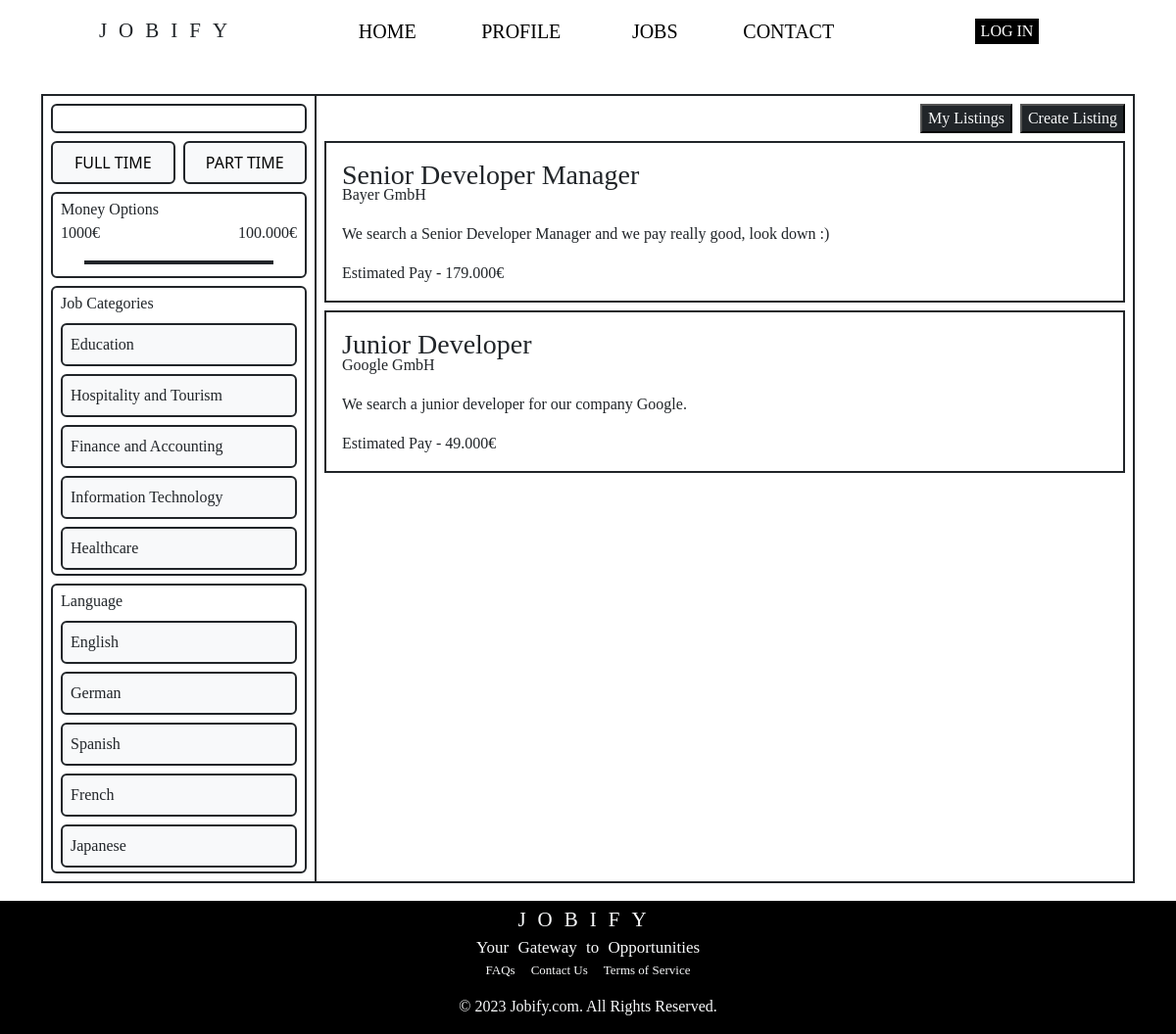
Page /jobs on the committed database.
### main/models.py (models this page shows)
class categories(models.Model):
    id = models.IntegerField(primary_key=True, unique=True),
    name = models.CharField(max_length=64)

class languages(models.Model):
    id = models.IntegerField(primary_key=True, unique=True),
    name = models.CharField(max_length=64)

class job_offers(models.Model):
    user = models.ForeignKey(User, on_delete=models.CASCADE)
    title = models.CharField(max_length=64)
    id = models.IntegerField(primary_key=True, unique=True),
    category = models.ForeignKey(categories, on_delete=models.CASCADE)
    pay = models.CharField(max_length=64)
    languages = models.ForeignKey(languages, on_delete=models.CASCADE)
    company = models.CharField(max_length=64)
    description = models.CharField(max_length=512)
    post_date = models.DateTimeField(auto_now=True)
    part_time = models.BooleanField(default=False)

### main/views.py (the view)
# urls.py: path("jobs", views.jobs, name="jobs"),
def jobs(request):
    return render(request, "main/jobs.html", {
        "user":request.user,
        "categories":categories.objects.all(),
        "languages":languages.objects.all(),
        "jobs":job_offers.objects.all()
    })

### main/templates/main/jobs.html (shortened to what this page needs)
{% extends 'main/layout.html' %}
{% block body %}
<div class="container d-flex justify-content-center main-block mt-2 mb-4">
    <div class="row w-100">
        <div id="searchWindow" class="col-md-3 col-5 d-flex flex-column align-items-center gap-2 p-2 border border-2 border-dark border-end-0">
            <div class="d-flex w-100">
                <input id="searchInput" class="border border-dark border-2 rounded ps-2 main-font w-100" type="text">
            </div>
            <div id="timeContainer" class="d-flex w-100 gap-2">
                <button id="optionsBtn" value="False" class="p-2 w-100 bg-light border border-dark border-2 rounded">FULL TIME</button>
                <button id="optionsBtn" value="True" class="p-2 w-100 bg-light border border-dark border-2 rounded">PART TIME</button>
            </div>
            <div class="d-flex flex-column w-100 border border-2 border-dark rounded px-2 py-1">
                <div class="d-flex">
                    <p class="main-font m-0">Money Options</p>
                </div>
                <div class="d-flex justify-content-between">
                    <p class="main-font">1000€</p>
                    <p class="main-font">100.000€</p>
                </div>
                <div class="d-flex mx-4 mb-2">
                    <div class="w-100 border border-2 border-dark"></div>
                </div>
            </div>
            {% if categories %}
            <div id="categoryContainer" class="d-flex flex-column gap-2 border border-dark border-2 rounded px-2 py-1 w-100">
                <div class="d-flex">
                    <p class="main-font m-0">Job Categories</p>
                </div>
                {% for category in categories %}
                    <div id="optionsBtn" class="p-2 w-100 bg-light border border-dark border-2 rounded">
                        <p id="selectable_categories" class="main-font m-0">{{ category.name }}</p>
                    </div>
                {% endfor %}
            </div>
            {% endif %}
            {% if languages %}
            <div id="langaugeContainer" class="d-flex flex-column w-100 px-2 py-1 border border-dark border-2 rounded gap-2">
                <div class="d-flex">
                    <p class="main-font m-0">Language</p>
                </div>
                {% for language in languages %}
                    <div id="optionsBtn" class="p-2 w-100 bg-light border border-dark border-2 rounded">
                        <p id="selectable_languages" class="main-font m-0">{{ language.name }}</p>
                    </div>
                {% endfor %}
            </div>
            {% endif %}
        </div>
        <div id="searchEntries" class="col-md-9 col d-flex flex-column border border-2 border-dark p-2 gap-2">
            <div class="align-self-end d-flex gap-0 gap-sm-2">
                <a href="{% url 'mylistings' %}" class="text-end"><button class="bg-dark text-light main-font">My Listings</button></a>
                <a href="{% url 'createListing' %}" class="text-end"><button class="bg-dark text-light main-font">Create Listing</button></a>
            </div>
            {% for job in jobs %}
            <div id="jobEntrie" style="height:fit-content;" class="d-flex flex-column border border-2 border-dark p-3">
                <p id="jobTitle" style="margin-bottom: -8px;" class="main-font h3">{{ job.title }}</p>
                <p class="main-font">{{ job.company }}</p>
                <p class="main-font">{{ job.description }}</p>
                <p class="main-font m-0">Estimated Pay - {{ job.pay }}</p>
            </div>
            {% endfor %}
        </div>
    </div>
</div>
{% endblock %}

### main/static/main/styles.css (style rules this page uses)
body { display: flex; flex-direction: column; height: 100vh; }
.main-font { font-family: Iceland; }
.main-block { height:100%; }

### rows in the picture
categories: name "Education"
categories: name "Hospitality and Tourism"
categories: name "Finance and Accounting"
categories: name "Information Technology"
categories: name "Healthcare"
languages: name "English"
languages: name "German"
languages: name "Spanish"
languages: name "French"
languages: name "Japanese"
job_offers: title "Senior Developer Manager", company "Bayer GmbH", description "We search a Senior Developer Manager and we pay really good, look down :)", pay "179.000€"
job_offers: title "Junior Developer", company "Google GmbH", description "We search a junior developer for our company Google.", pay "49.000€"
